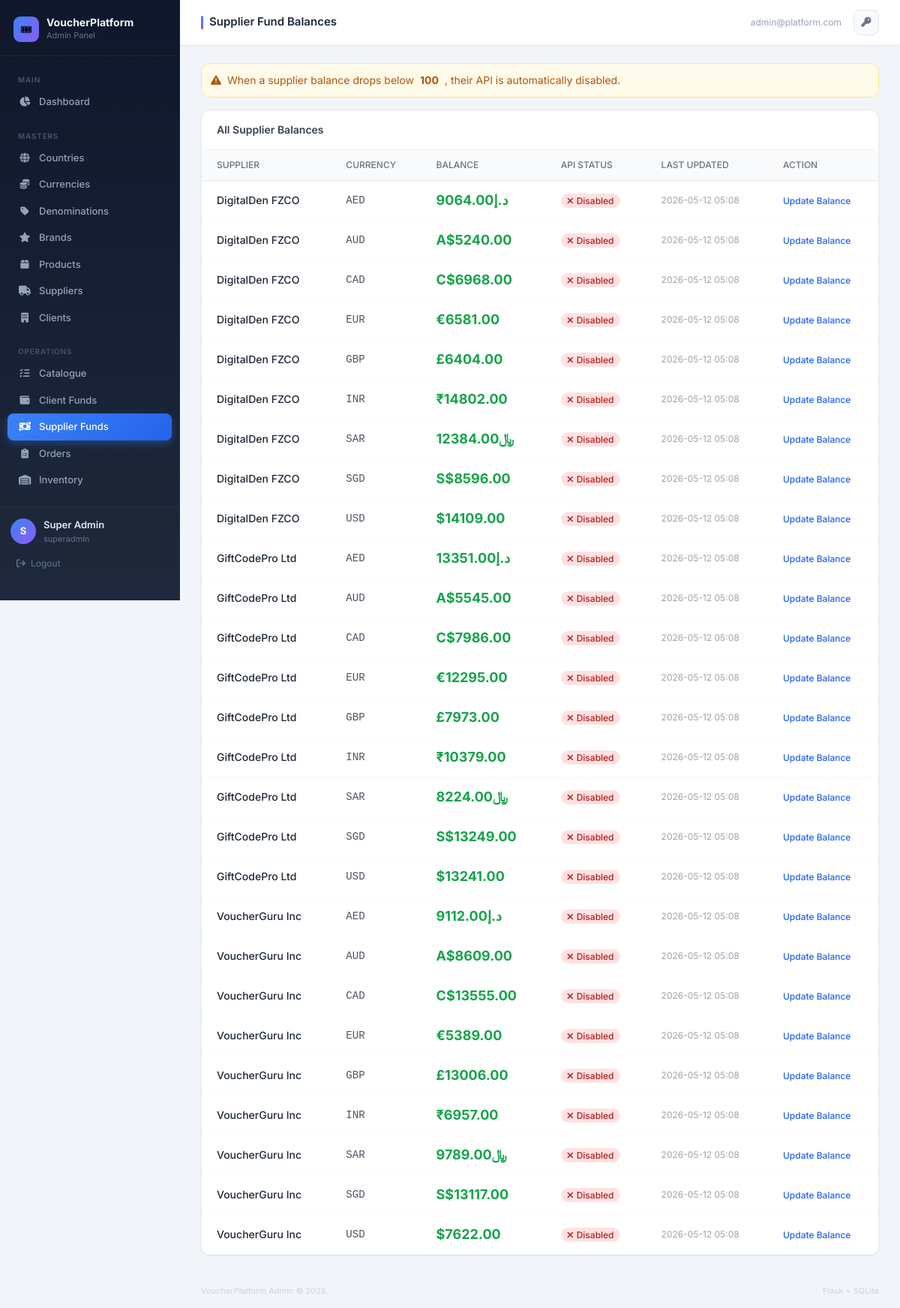
/admin/funds/supplier (signed in), run on the app's committed database.
### tables this page shows
CREATE TABLE supplier_fund_balances (
    id INTEGER PRIMARY KEY AUTOINCREMENT,
    supplier_id INTEGER NOT NULL,
    currency_id INTEGER NOT NULL,
    balance REAL DEFAULT 0,
    updated_at DATETIME DEFAULT CURRENT_TIMESTAMP,
    FOREIGN KEY (supplier_id) REFERENCES suppliers(id),
    FOREIGN KEY (currency_id) REFERENCES currencies(id),
    UNIQUE(supplier_id, currency_id)
);

CREATE TABLE suppliers (
    id INTEGER PRIMARY KEY AUTOINCREMENT,
    name TEXT NOT NULL UNIQUE,
    supplier_code TEXT NOT NULL UNIQUE,
    country_id INTEGER,
    address TEXT,
    contact_email TEXT,
    contact_phone TEXT,
    api_endpoint TEXT,
    api_key TEXT,
    api_enabled INTEGER DEFAULT 0,
    is_active INTEGER DEFAULT 1,
    created_at DATETIME DEFAULT CURRENT_TIMESTAMP,
    updated_at DATETIME DEFAULT CURRENT_TIMESTAMP,
    FOREIGN KEY (country_id) REFERENCES countries(id)
);

CREATE TABLE currencies (
    id INTEGER PRIMARY KEY AUTOINCREMENT,
    name TEXT NOT NULL,
    code TEXT NOT NULL UNIQUE,
    symbol TEXT NOT NULL,
    is_active INTEGER DEFAULT 1,
    created_at DATETIME DEFAULT CURRENT_TIMESTAMP,
    updated_at DATETIME DEFAULT CURRENT_TIMESTAMP
);

### routes/admin_funds.py (the view)
@funds_bp.route("/supplier")
@login_required
@role_required("superadmin", "internal")
def supplier_funds():
    suppliers = query_db("SELECT * FROM suppliers WHERE is_active=1 ORDER BY name")
    balances = query_db("""
        SELECT sfb.*, s.name as supplier_name, cu.code as currency_code, cu.symbol
        FROM supplier_fund_balances sfb
        JOIN suppliers s ON s.id=sfb.supplier_id
        JOIN currencies cu ON cu.id=sfb.currency_id
        ORDER BY s.name, cu.code
    """)
    return render_template("admin/supplier_funds.html", balances=balances, suppliers=suppliers)

### database/db.py (called while the page is built)
def get_db():
    db_path = Config.DATABASE_PATH
    os.makedirs(os.path.dirname(db_path), exist_ok=True)
    conn = sqlite3.connect(db_path)
    conn.row_factory = sqlite3.Row
    conn.execute("PRAGMA foreign_keys = ON")
    conn.execute("PRAGMA journal_mode = WAL")
    return conn

def query_db(query, args=(), one=False):
    conn = get_db()
    try:
        cur = conn.execute(query, args)
        rv = cur.fetchall()
        conn.commit()
        return (rv[0] if rv else None) if one else rv
    finally:
        conn.close()

### services/notification_service.py (called while the page is built)
def get_user_notifications(user_id, unread_only=False):
    if unread_only:
        return query_db("SELECT * FROM notifications WHERE user_id=? AND is_read=0 ORDER BY created_at DESC", (user_id,))
    return query_db("SELECT * FROM notifications WHERE user_id=? ORDER BY created_at DESC LIMIT 50", (user_id,))

### templates/admin/supplier_funds.html (shortened to what this page needs)
{% extends "base_admin.html" %}
{% block page_title %}Supplier Fund Balances{% endblock %}
{% block content %}
<div class="mb-4">
  <div class="bg-amber-50 border border-amber-200 rounded-xl p-3 text-amber-700 text-sm flex items-center gap-2">
    <i class="fa fa-triangle-exclamation"></i>
    When a supplier balance drops below <strong>100</strong>, their API is automatically disabled.
  </div>
</div>
<div class="bg-white rounded-xl border border-gray-200 shadow-sm overflow-hidden">
  <div class="px-5 py-4 border-b border-gray-100">
    <h3 class="font-semibold text-gray-700 text-sm">All Supplier Balances</h3>
  </div>
  <div class="overflow-x-auto">
    <table class="w-full text-sm">
      <thead><tr class="bg-gray-50 border-b border-gray-200">
        <th class="px-5 py-3 text-left text-xs font-medium text-gray-500 uppercase">Supplier</th>
        <th class="px-5 py-3 text-left text-xs font-medium text-gray-500 uppercase">Currency</th>
        <th class="px-5 py-3 text-left text-xs font-medium text-gray-500 uppercase">Balance</th>
        <th class="px-5 py-3 text-left text-xs font-medium text-gray-500 uppercase">API Status</th>
        <th class="px-5 py-3 text-left text-xs font-medium text-gray-500 uppercase">Last Updated</th>
        <th class="px-5 py-3 text-left text-xs font-medium text-gray-500 uppercase">Action</th>
      </tr></thead>
      <tbody>
        {% for b in balances %}
        <tr class="border-b border-gray-50 hover:bg-gray-50 transition-colors">
          <td class="px-5 py-3 font-medium text-gray-800">{{ b.supplier_name }}</td>
          <td class="px-5 py-3 font-mono text-gray-600">{{ b.currency_code }}</td>
          <td class="px-5 py-3">
            <span class="font-bold text-lg {% if b.balance >= 100 %}text-green-600{% elif b.balance > 0 %}text-amber-600{% else %}text-red-600{% endif %}">
              {{ b.symbol }}{{ "%.2f"|format(b.balance) }}
            </span>
          </td>
          <td class="px-5 py-3">
            <span class="px-2 py-0.5 rounded-full text-xs font-medium
              {% if b.api_enabled %}bg-green-100 text-green-700{% else %}bg-red-100 text-red-700{% endif %}">
              {% if b.api_enabled %}<i class="fa fa-check mr-1"></i>Active{% else %}<i class="fa fa-xmark mr-1"></i>Disabled{% endif %}
            </span>
          </td>
          <td class="px-5 py-3 text-gray-400 text-xs">{{ b.updated_at[:16] if b.updated_at else "—" }}</td>
          <td class="px-5 py-3">
            <button onclick="openUpdateModal('{{ b.supplier_id }}','{{ b.currency_id }}','{{ b.supplier_name }}','{{ b.currency_code }}','{{ b.balance }}')"
                    class="text-blue-600 text-xs font-medium hover:underline">Update Balance</button>
          </td>
        </tr>
        {% else %}
        <tr><td colspan="6" class="px-5 py-10 text-center text-gray-400">No supplier fund balances found. Add suppliers first.</td></tr>
        {% endfor %}
      </tbody>
    </table>
  </div>
</div>
{% endblock %}

### templates/base_admin.html (style rules this page uses)
* { font-family: 'Inter', sans-serif; }

### data on the page
supplier_fund_balances: supplier_name "DigitalDen FZCO", currency_code "AED", symbol "د.إ", balance "9064.00", updated_at "2026-05-12 05:08"
supplier_fund_balances: supplier_name "DigitalDen FZCO", currency_code "AUD", symbol "A$", balance "5240.00", updated_at "2026-05-12 05:08"
supplier_fund_balances: supplier_name "DigitalDen FZCO", currency_code "CAD", symbol "C$", balance "6968.00", updated_at "2026-05-12 05:08"
supplier_fund_balances: supplier_name "DigitalDen FZCO", currency_code "EUR", symbol "€", balance "6581.00", updated_at "2026-05-12 05:08"
supplier_fund_balances: supplier_name "DigitalDen FZCO", currency_code "GBP", symbol "£", balance "6404.00", updated_at "2026-05-12 05:08"
supplier_fund_balances: supplier_name "DigitalDen FZCO", currency_code "INR", symbol "₹", balance "14802.00", updated_at "2026-05-12 05:08"
supplier_fund_balances: supplier_name "DigitalDen FZCO", currency_code "SAR", symbol "﷼", balance "12384.00", updated_at "2026-05-12 05:08"
supplier_fund_balances: supplier_name "DigitalDen FZCO", currency_code "SGD", symbol "S$", balance "8596.00", updated_at "2026-05-12 05:08"
supplier_fund_balances: supplier_name "DigitalDen FZCO", currency_code "USD", symbol "$", balance "14109.00", updated_at "2026-05-12 05:08"
supplier_fund_balances: supplier_name "GiftCodePro Ltd", currency_code "AED", symbol "د.إ", balance "13351.00", updated_at "2026-05-12 05:08"
supplier_fund_balances: supplier_name "GiftCodePro Ltd", currency_code "AUD", symbol "A$", balance "5545.00", updated_at "2026-05-12 05:08"
supplier_fund_balances: supplier_name "GiftCodePro Ltd", currency_code "CAD", symbol "C$", balance "7986.00", updated_at "2026-05-12 05:08"
supplier_fund_balances: supplier_name "GiftCodePro Ltd", currency_code "EUR", symbol "€", balance "12295.00", updated_at "2026-05-12 05:08"
supplier_fund_balances: supplier_name "GiftCodePro Ltd", currency_code "GBP", symbol "£", balance "7973.00", updated_at "2026-05-12 05:08"
supplier_fund_balances: supplier_name "GiftCodePro Ltd", currency_code "INR", symbol "₹", balance "10379.00", updated_at "2026-05-12 05:08"
supplier_fund_balances: supplier_name "GiftCodePro Ltd", currency_code "SAR", symbol "﷼", balance "8224.00", updated_at "2026-05-12 05:08"
supplier_fund_balances: supplier_name "GiftCodePro Ltd", currency_code "SGD", symbol "S$", balance "13249.00", updated_at "2026-05-12 05:08"
supplier_fund_balances: supplier_name "GiftCodePro Ltd", currency_code "USD", symbol "$", balance "13241.00", updated_at "2026-05-12 05:08"
supplier_fund_balances: supplier_name "VoucherGuru Inc", currency_code "AED", symbol "د.إ", balance "9112.00", updated_at "2026-05-12 05:08"
supplier_fund_balances: supplier_name "VoucherGuru Inc", currency_code "AUD", symbol "A$", balance "8609.00", updated_at "2026-05-12 05:08"
supplier_fund_balances: supplier_name "VoucherGuru Inc", currency_code "CAD", symbol "C$", balance "13555.00", updated_at "2026-05-12 05:08"
supplier_fund_balances: supplier_name "VoucherGuru Inc", currency_code "EUR", symbol "€", balance "5389.00", updated_at "2026-05-12 05:08"
supplier_fund_balances: supplier_name "VoucherGuru Inc", currency_code "GBP", symbol "£", balance "13006.00", updated_at "2026-05-12 05:08"
supplier_fund_balances: supplier_name "VoucherGuru Inc", currency_code "INR", symbol "₹", balance "6957.00", updated_at "2026-05-12 05:08"
supplier_fund_balances: supplier_name "VoucherGuru Inc", currency_code "SAR", symbol "﷼", balance "9789.00", updated_at "2026-05-12 05:08"
supplier_fund_balances: supplier_name "VoucherGuru Inc", currency_code "SGD", symbol "S$", balance "13117.00", updated_at "2026-05-12 05:08"
supplier_fund_balances: supplier_name "VoucherGuru Inc", currency_code "USD", symbol "$", balance "7622.00", updated_at "2026-05-12 05:08"

### other printed values
{{ (session.user_name or 'A')[0]|upper }} "S"
{{ session.user_name }} "Super Admin"
{{ session.user_type }} "superadmin"
{{ session.user_email }} "admin@platform.com"
